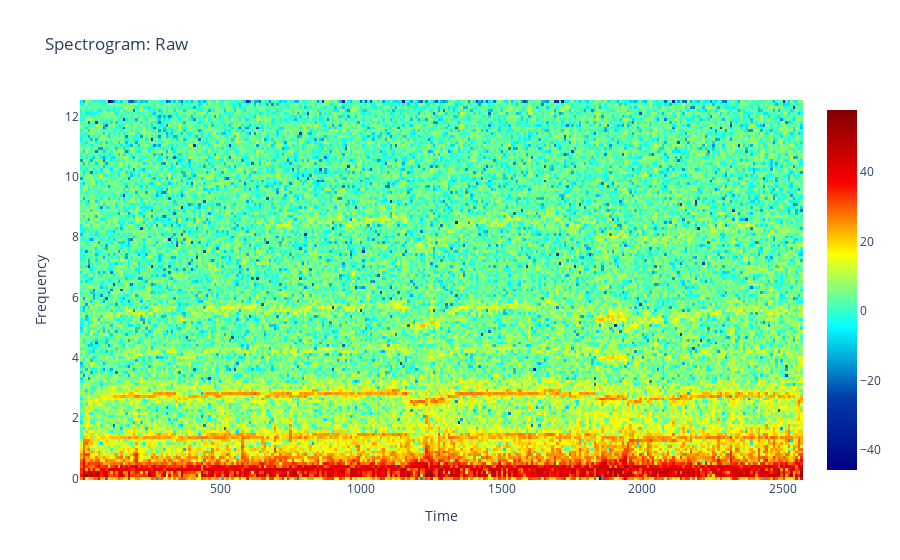

Notebook code cell kept with this figure:
### Code cell
# Create spectrogram for all chest signals
raw_spec_fig = pl.create_spectrogram_fig(chest_raw, 25, "Raw")
raw_spec_fig.show(renderer = "jupyterlab")

### Figure 1 — Plotly figure (JSON) as saved in the notebook; plotly's stock layout.template omitted (floating-point values rounded to 4 significant figures; data arrays with more than 128 entries replaced by an {"elided": "..."} marker saying what was removed)
{"data": [{"colorscale": [[0.0, "rgb(0,0,131)"], [0.2, "rgb(0,60,170)"], [0.4, "rgb(5,255,255)"], [0.6, "rgb(255,255,0)"], [0.8, "rgb(250,0,0)"], [1.0, "rgb(128,0,0)"]], "x": {"elided": "287 float values"}, "y": {"elided": "129 float values"}, "z": {"elided": "129x287 float values"}, "type": "heatmap"}], "layout": {"title": {"text": "Spectrogram: Raw"}, "xaxis": {"title": {"text": "Time"}}, "yaxis": {"title": {"text": "Frequency"}}}}
